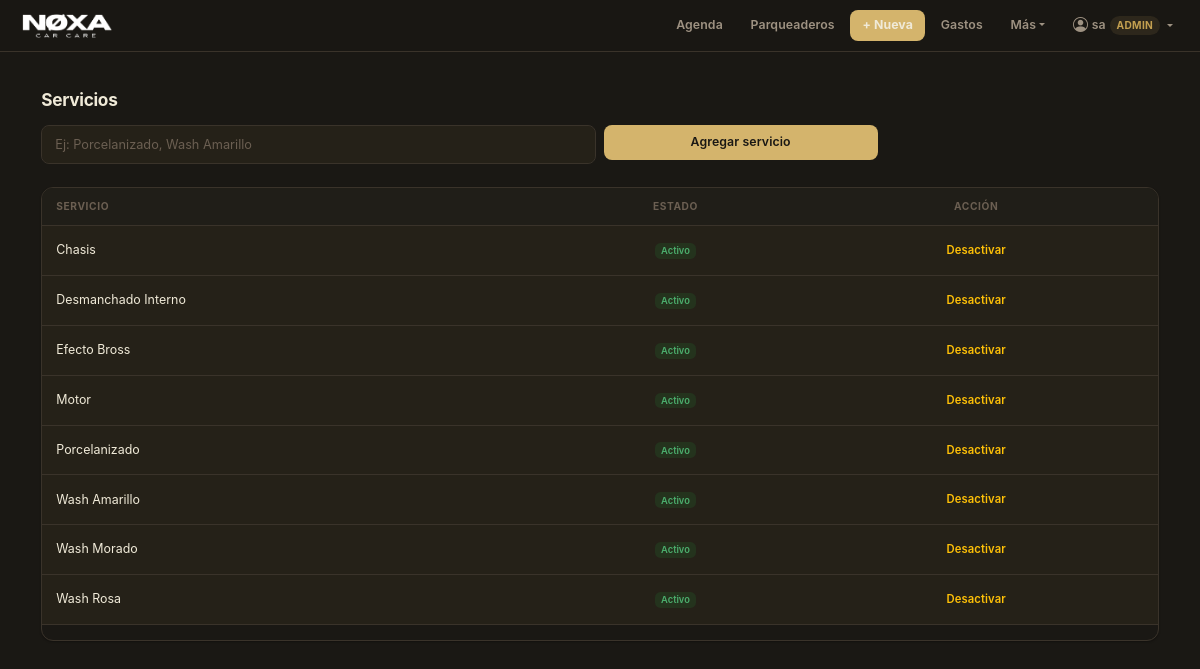
The app's page /services (signed in) with its own data.
### app.py (models this page shows, shortened)
class User(db.Model):
    __tablename__ = "users"
    id           = db.Column(db.Integer, primary_key=True)
    username     = db.Column(db.String(80), nullable=False, unique=True)
    password_hash= db.Column(db.String(256), nullable=False)
    role         = db.Column(db.String(20), nullable=False, default="operario")
    is_active    = db.Column(db.Boolean, default=True)
    created_at   = db.Column(db.DateTime, nullable=False, default=datetime.utcnow)
    must_change_password = db.Column(db.Boolean, default=False)

class Service(db.Model):
    __tablename__ = "services"
    id = db.Column(db.Integer, primary_key=True)
    name = db.Column(db.String(120), nullable=False, unique=True)
    duration_minutes = db.Column(db.Integer, nullable=False)
    is_active = db.Column(db.Boolean, default=True)

### app.py (the view, shortened to what this page needs)
@app.route("/services", methods=["GET", "POST"])
def services_view():
    services = Service.query.order_by(Service.name).all()
    return render_template("services.html", services=services)

### app.py (called while the page is built)
@app.before_request
def require_login():
    endpoint = request.endpoint
    if endpoint in PUBLIC_ENDPOINTS:
        return
    user_id = session.get("user_id")
    if not user_id:
        return redirect(url_for("login", next=request.path))
    user = User.query.get(user_id)
    if not user or not user.is_active:
        session.clear()
        return redirect(url_for("login"))
    g.current_user = user
    if bool(user.must_change_password) and endpoint not in CHANGE_PWD_ENDPOINTS:
        flash("Debes cambiar tu contraseña antes de continuar.", "warning")
        return redirect(url_for("change_password"))
    if user.role == "operario" and endpoint not in OPERARIO_ENDPOINTS:
        flash("No tienes permiso para acceder a esa sección.", "danger")
        return redirect(url_for("calendar_view"))

@app.context_processor
def inject_user():
    return {"current_user": getattr(g, "current_user", None)}

### templates/services.html
{% extends "base.html" %}
{% block content %}
<div class="container mt-4">
  <h2 class="mb-3">Servicios</h2>
  <form method="POST" class="row g-2 mb-4">
    <div class="col-12 col-md-6">
      <input type="text"
             name="name"
             class="form-control"
             placeholder="Ej: Porcelanizado, Wash Amarillo"
             required>
    </div>
    <div class="col-12 col-md-3">
      <button type="submit" class="btn btn-primary w-100">
        Agregar servicio
      </button>
    </div>
  </form>
  <div class="table-responsive">
    <table class="table table-dark table-hover align-middle">
      <thead>
        <tr>
          <th>Servicio</th>
          <th class="text-center">Estado</th>
          <th class="text-center">Acción</th>
        </tr>
      </thead>
      <tbody>
        {% for s in services %}
        <tr>
          <td>{{ s.name }}</td>
          <td class="text-center">
            {% if s.is_active %}
              <span class="badge bg-success">Activo</span>
            {% else %}
              <span class="badge bg-secondary">Inactivo</span>
            {% endif %}
          </td>
          <td class="text-center">
            <form method="POST"
                  action="{{ url_for('toggle_service', service_id=s.id) }}">
              {% if s.is_active %}
                <button type="submit" class="btn btn-sm btn-outline-warning">
                  Desactivar
                </button>
              {% else %}
                <button type="submit" class="btn btn-sm btn-outline-success">
                  Activar
                </button>
              {% endif %}
            </form>
          </td>
        </tr>
        {% endfor %}
      </tbody>
    </table>
  </div>
</div>
{% endblock %}

### templates/base.html (shortened to what this page needs)
<!doctype html>
<html lang="es">
<head>
  <link href="https://cdn.jsdelivr.net/npm/bootstrap@5.3.3/dist/css/bootstrap.min.css" rel="stylesheet">
  <link href="https://cdn.jsdelivr.net/npm/bootstrap-icons@1.11.3/font/bootstrap-icons.min.css" rel="stylesheet">
</head>
<body>
<nav class="navbar navbar-expand-lg mb-0"
     style="background:rgba(26,24,20,0.95);backdrop-filter:blur(20px);-webkit-backdrop-filter:blur(20px);border-bottom:1px solid var(--border);">
  <div class="container-fluid px-3">
    <a class="navbar-brand" href="{{ url_for('calendar_view') }}" style="padding:0;">
      <img src="{{ url_for('static', filename='img/logotipo.png') }}" alt="Agenda Detailing" class="navbar-logo"
        onerror="this.style.display='none';this.insertAdjacentHTML('afterend','<span class=\'navbar-brand-text\'>Agenda</span>');">
    </a>
    <div class="collapse navbar-collapse justify-content-end" id="navbarContent">
      <div class="d-flex flex-column flex-lg-row align-items-lg-center gap-1 py-2 py-lg-0">
        <a class="nav-link-custom" href="{{ url_for('calendar_view') }}">Agenda</a>
        <a class="nav-link-custom" href="{{ url_for('parking_list') }}">Parqueaderos</a>
        <a class="nav-link-custom nav-link-accent" href="{{ url_for('new_appointment') }}">+ Nueva</a>
        <a class="nav-link-custom" href="{{ url_for('expenses_new') }}">Gastos</a>
        <div class="dropdown">
          <button class="nav-link-custom border-0 bg-transparent dropdown-toggle"
                  type="button" data-bs-toggle="dropdown" aria-expanded="false">Más</button>
        </div>
        {% if current_user %}
        <div class="dropdown">
          <button class="nav-link-custom border-0 bg-transparent dropdown-toggle d-flex align-items-center gap-1"
                  type="button" data-bs-toggle="dropdown" aria-expanded="false">
            <i class="bi bi-person-circle" style="font-size:1rem;"></i>
            <span>{{ current_user.username }}</span>
            <span style="font-size:0.68rem;padding:2px 7px;border-radius:20px;background:var(--accent-bg);color:var(--accent-dk);font-weight:700;text-transform:uppercase;letter-spacing:0.3px;">{{ current_user.role }}</span>
          </button>
        </div>
        {% endif %}
      </div>
    </div>
  </div>
</nav>
<div class="container-fluid px-3 px-lg-4 pt-3">
  {% block content %}{% endblock %}
</div>
</body>
</html>

### templates/base.html (style rules this page uses)
:root { color-scheme: dark; --bg: #1a1814; --bg2: #201e18; --surface: #252118; --surface2: #2e2a20; --border: #3a332a; --border2: rgba(212,180,108,0.25); --text: #f0ead8; --text2: #9e9282; --text3: #6b5f52; --accent: #d4b46c; --accent-dk: #c4a050; --accent-bg: rgba(212,180,108,0.10); --ink: #f0ead8; --radius: 12px; --radius-sm: 8px; --shadow: 0 1px 3px rgba(0,0,0,0.4), 0 4px 12px rgba(0,0,0,0.25); --shadow-sm: 0 1px 2px rgba(0,0,0,0.3); }
*, *::before, *::after { box-sizing: border-box; }
html, body { margin: 0; padding: 0; background-color: var(--bg) !important; color: var(--text); font-family: -apple-system, BlinkMacSystemFont, "Segoe UI", sans-serif; -webkit-font-smoothing: antialiased; font-size: 15px; }
.container-fluid, .container { background: transparent !important; }
h1, h2, h3, h4, h5, h6 { color: var(--text); font-weight: 700; letter-spacing: -0.3px; }
h2 { font-size: 1.15rem; }
p, span, td, li { color: var(--text2); }
.navbar-logo { height: 36px; width: auto; display: block; }
.nav-link-custom { color: var(--text2); text-decoration: none; font-size: 0.82rem; font-weight: 600; padding: 6px 12px; border-radius: var(--radius-sm); transition: color 0.15s, background 0.15s; letter-spacing: 0.1px; cursor: pointer; white-space: nowrap; }
.nav-link-accent { color: var(--ink) !important; background: var(--accent) !important; font-weight: 700; }
.btn { font-size: 0.82rem !important; font-weight: 600 !important; border-radius: var(--radius-sm) !important; padding: 8px 16px !important; transition: all 0.15s !important; box-shadow: none !important; letter-spacing: 0.1px; border: none !important; }
.btn-primary { background: var(--accent) !important; color: #1a1814 !important; }
.btn-sm { padding: 5px 12px !important; font-size: 0.75rem !important; }
.form-control, .form-select { background-color: var(--surface) !important; border: 1.5px solid var(--border) !important; color: var(--text) !important; border-radius: var(--radius-sm) !important; box-shadow: none !important; font-size: 0.85rem !important; padding: 9px 13px !important; transition: border-color 0.15s !important; }
.form-control::placeholder { color: var(--text3) !important; }
.table-dark { --bs-table-bg: var(--surface) !important; --bs-table-hover-bg: var(--bg) !important; --bs-table-border-color: var(--border) !important; color: var(--text) !important; font-size: 0.83rem; }
.table-dark thead th { background: var(--bg2) !important; color: var(--text3) !important; font-weight: 700 !important; font-size: 0.68rem !important; text-transform: uppercase !important; letter-spacing: 0.6px !important; border-bottom: 1px solid var(--border) !important; padding: 11px 14px !important; }
.table-dark td { padding: 11px 14px !important; vertical-align: middle !important; color: var(--text) !important; border-color: var(--border) !important; }
.table-responsive { border-radius: var(--radius); overflow: hidden; border: 1px solid var(--border); box-shadow: var(--shadow-sm); }
.badge.bg-success { background: rgba(30,126,52,0.20) !important; color: #4caf6e !important; font-weight: 600; }
nav.navbar { position: relative; z-index: 1040; }

### records on screen
User: username "sa", role "ADMIN"
Service: name "Chasis", is_active "Activo"
Service: name "Desmanchado Interno", is_active "Activo"
Service: name "Efecto Bross", is_active "Activo"
Service: name "Motor", is_active "Activo"
Service: name "Porcelanizado", is_active "Activo"
Service: name "Wash Amarillo", is_active "Activo"
Service: name "Wash Morado", is_active "Activo"
Service: name "Wash Rosa", is_active "Activo"
